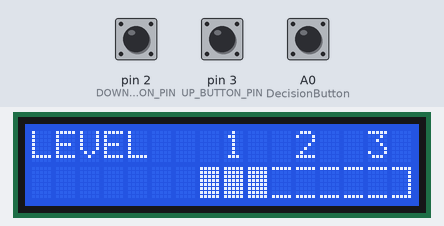
Simulated run of this sketch. Board: Arduino Uno, built with avr-gcc and run on an emulated ATmega328P. Parts: 16×2 character LCD. The inputs (shaded band) are chosen by the test bench; at power-on: A0 (DecisionButton) HIGH, pin 2 (DOWN_BUTTON_PIN) HIGH, pin 3 (UP_BUTTON_PIN) HIGH. Random numbers use the default seed unless the sketch sets one.

Above: at 1.2 s.
1.3 s: A0 (DecisionButton) pulled LOW for 1 s
At 2.5 s:
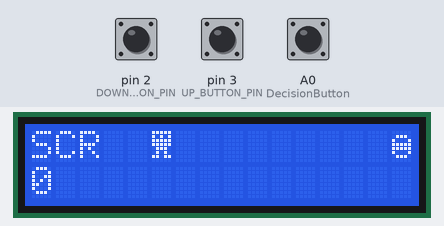
5.1 s: pin 2 (DOWN_BUTTON_PIN) pulled LOW for 0.15 s
At 5.5 s:
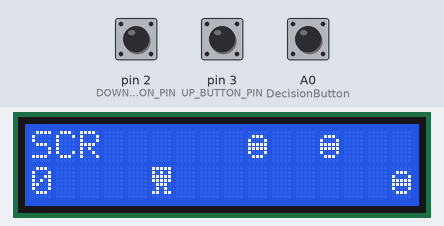
7.6 s: pin 3 (UP_BUTTON_PIN) pulled LOW for 0.15 s
At 10.0 s:
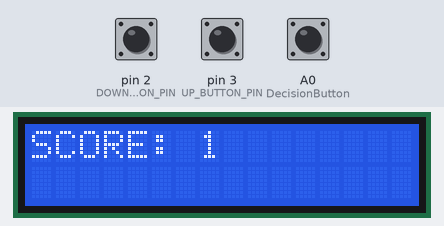
10.1 s: pin 2 (DOWN_BUTTON_PIN) pulled LOW for 1 s
At 13.5 s:
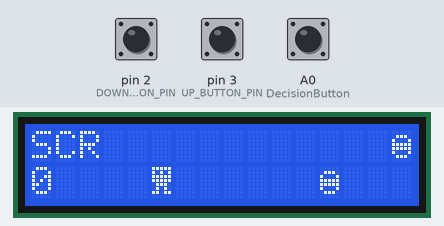
14.1 s: pin 3 (UP_BUTTON_PIN) pulled LOW for 1 s
At 14.5 s:
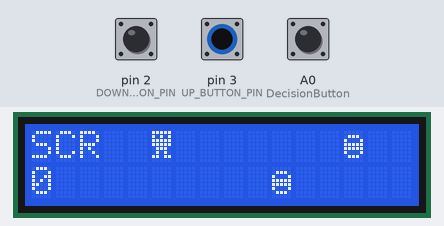
16.6 s: A0 (DecisionButton) pulled LOW for 0.15 s
At 18.4 s:
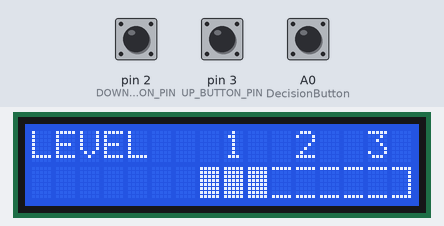
Timing chart, 0 to 19.7 s (numbered marks = the images above; inputs shaded):
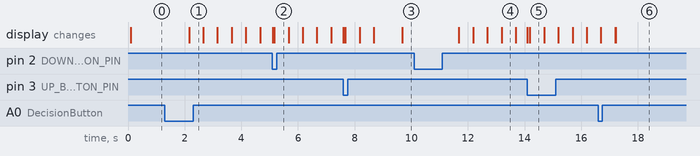

Measured:
- after the input at 1.3 s, the display: changes after 0.86 s (image 1)
- what the display in image 4 shows lasts 0.5 s, from 13.2 s to 13.7 s

The sketch:

game.ino
```cpp
#include <Arduino.h>
#include <LiquidCrystal.h>
#include <OneButton.h>

byte player[] = {  // custom character of a player
  B11111,
  B10101,
  B11111,
  B11111,
  B01110,
  B01010,
  B11011,
  B00000
};

byte enemy[] = {  // custom character of an enemy
  B00000,
  B01110,
  B10001,
  B11111,
  B11111,
  B10001,
  B01110,
  B00000
};

byte topBottom[] = {
  B11111,
  B00000,
  B00000,
  B00000,
  B00000,
  B00000,
  B00000,
  B11111
};

byte topLeftBottom[] = {
  B11111,
  B10000,
  B10000,
  B10000,
  B10000,
  B10000,
  B10000,
  B11111
};

byte topRightBottom[] = {
  B11111,
  B00001,
  B00001,
  B00001,
  B00001,
  B00001,
  B00001,
  B11111
};

byte full[] = {
  B11111,
  B11111,
  B11111,
  B11111,
  B11111,
  B11111,
  B11111,
  B11111
};

const int PLAYER_CHAR = 1;
const int ENEMY_CHAR = 2;
const int TOP_BOTTOM = 3;
const int TOP_LEFT_BOTTOM = 4;
const int TOP_RIGHT_BOTTOM = 5;
const int FULL = 6;

const int RS = 12, EN = 11, D4 = 9, D5 = 8, D6 = 7, D7 = 6;
LiquidCrystal lcd(RS, EN, D4, D5, D6, D7);
OneButton DecisionButton(A0, true);

const int UP_BUTTON_PIN = 3, DOWN_BUTTON_PIN = 2;

void setup() {
  lcd.begin(16, 2);  // Initialize the LCD with 16 columns and 2 rows

  // create custom player, enemy, and level appearance
  lcd.createChar(PLAYER_CHAR, player);
  lcd.createChar(ENEMY_CHAR, enemy);
  lcd.createChar(TOP_BOTTOM, topBottom);
  lcd.createChar(TOP_LEFT_BOTTOM, topLeftBottom);
  lcd.createChar(TOP_RIGHT_BOTTOM, topRightBottom);
  lcd.createChar(FULL, full);

  // set up buttons
  pinMode(UP_BUTTON_PIN, INPUT_PULLUP);
  pinMode(DOWN_BUTTON_PIN, INPUT_PULLUP);
  attachInterrupt(digitalPinToInterrupt(UP_BUTTON_PIN), handleUp, CHANGE);
  attachInterrupt(digitalPinToInterrupt(DOWN_BUTTON_PIN), handleDown, CHANGE);
  DecisionButton.attachClick(handleDecisionOneClick);
  DecisionButton.attachDoubleClick(handleDecisionDoubleClick);
  DecisionButton.attachLongPressStart(handleDecisionLongPress);

  setUpEnemies();

  lcd.setCursor(0, 0);
}

bool gameStarted = false;

void loop() {
  DecisionButton.tick();
  if (gameStarted) {
    moveUser();

    detectCollisions();

    displayScore();

    spawnEnemy();

    moveEnemies();
  } else {
    displayLevelChoice();
  }
}

int level = 1;
const int STARTING_CURSOR_X = 7;
const int LEVEL_SPACE = 3;
const int MAXIMUM_X = 15;
int i = STARTING_CURSOR_X;

void displayLevelChoice() {
  lcd.setCursor(0, 0);
  lcd.print("LEVEL");

  lcd.setCursor(STARTING_CURSOR_X, 0);
  lcd.print(" 1  2  3 ");
  displayLevelBar(i);
  i++;
  if (i > MAXIMUM_X) {
    i = STARTING_CURSOR_X;
  }
}

void displayLevelBar(int i) {
  lcd.setCursor(i, 1);
  if (i < (level * LEVEL_SPACE) + STARTING_CURSOR_X) {
    lcd.write(FULL);
  } else if (i < MAXIMUM_X) {
    lcd.write(TOP_BOTTOM);
  } else {
    lcd.write(TOP_RIGHT_BOTTOM);
  }
}

int score = 0;
void displayScore() {
  lcd.setCursor(0, 0);
  lcd.print("SCR");
  lcd.setCursor(0, 1);
  lcd.print(score);
}

int playerX = 5;
int playerY = 0;
long timeFromLastMove = 0;
long clearRefreshRate = 100;

void moveUser() {
  // clear previous position
  long currentTime = millis();
  if (currentTime - timeFromLastMove < clearRefreshRate) {
    lcd.setCursor(playerX, !playerY);
    lcd.print(' ');
    timeFromLastMove = 0;
  }

  // print current position of player
  lcd.setCursor(playerX, playerY);
  lcd.write(PLAYER_CHAR);
}


const int MAX_ENEMIES = 6;
int enemies[MAX_ENEMIES][2];
int startingEnemies[MAX_ENEMIES][2];

void setUpEnemies() {

  for (int i = 0; i < MAX_ENEMIES; i++) {
    enemies[i][0] = MAXIMUM_X + 1;
    enemies[i][1] = random(2);
    startingEnemies[1][0] = MAXIMUM_X + 1;
    startingEnemies[1][1] = random(2);
  }
}

int startingEnemyRefreshRate = 500;
long previousMillisEnemy = 0;
long moveEnemyRefreshRate = startingEnemyRefreshRate;
const int SPAWN_GAP = 3;
bool addedScore = false;
int enemiesAlive = 0;
int enemiesMoving = 0;

void moveEnemies() {
  long currentMillis = millis();

  if (currentMillis - previousMillisEnemy > moveEnemyRefreshRate) {
    for (int i = 0; i < enemiesMoving; i++) {
      printCurrentEnemyPosition(i);
      lcd.print(' ');

      enemies[i][0]--;
      if (enemies[i][0] < playerX - 2) {
        clearPreviousEnemyPosition(i);  // this is to clear the enemy right after it passes the player
        addScore();
      }

    }

    previousMillisEnemy = currentMillis;
  }
}

void printCurrentEnemyPosition(int i) {
  lcd.setCursor(enemies[i][0], enemies[i][1]);
  lcd.write(ENEMY_CHAR);
}

void clearPreviousEnemyPosition(int i) {
  if (enemies[i][0] < MAXIMUM_X) {
    lcd.setCursor((enemies[i][0] + 1), enemies[i][1]);
    lcd.print(' ');
  }
}

int scoreMultiplier = 1;
int scoreBreakpoint = 10;
const int SPEED_UP_RATE = 50;

void addScore() {
  if (!addedScore) {
    score = score + 1 * scoreMultiplier;  // this is to prevent adding score multiple times,
    addedScore = true;                    // because of different refresh rate for spawning enemy and moving enemy

    if (score != 0 && score % scoreBreakpoint == 0) {
      moveEnemyRefreshRate -= SPEED_UP_RATE;
      scoreMultiplier++;
    }
  }
}

long previousMillisSpawnEnemy = 0;

void spawnEnemy() {
  long currentMillis = millis();
  long spawnRefreshRate = moveEnemyRefreshRate * SPAWN_GAP;

  if (currentMillis - previousMillisSpawnEnemy > spawnRefreshRate) {
    if (enemiesAlive >= MAX_ENEMIES && enemies[0][0] < playerX) {
      enemiesAlive = 0;
    }
    int randomY = random(2);
    enemies[enemiesAlive][0] = MAXIMUM_X;
    enemies[enemiesAlive][1] = randomY;

    if (enemiesMoving < MAX_ENEMIES) {
      enemiesMoving++;
    }

    addedScore = false;
    enemiesAlive++;
    previousMillisSpawnEnemy = currentMillis;
  }
}

void detectCollisions() {
  for (int i = 0; i < enemiesMoving; i++) {
    if (enemies[i][0] == playerX && enemies[i][1] == playerY) {
      delay(500);

      displayLose();
      clearEnemies();
      clearGameVariables();

      delay(1000);
      lcd.clear();
      break;
    }
  }
}

void clearGameVariables() {
  score = 0;
  moveEnemyRefreshRate = startingEnemyRefreshRate;
  scoreMultiplier = 1;
}

void displayLose() {
  lcd.clear();
  lcd.setCursor(0, 0);
  lcd.print("YOU LOST!");
  delay(1000);
  lcd.clear();
  lcd.setCursor(0, 0);
  lcd.print("SCORE: ");
  lcd.print(score);
  delay(1000);
}

void clearEnemies() {
  enemiesAlive = 0;
  enemiesMoving = 0;
  for (int i = 0; i < MAX_ENEMIES; i++) {
    enemies[i][0] = startingEnemies[i][0];
    enemies[i][1] = startingEnemies[i][1];
  }
}


// buttons handling
void handleUp() {
  if (playerY - 1 >= 0) {
    playerY--;
  }
  timeFromLastMove = millis();
}

void handleDown() {
  if (playerY + 1 <= 1) {
    playerY++;
  }
  timeFromLastMove = millis();
}

// increase the level
void handleDecisionOneClick() {
  if (!gameStarted) {
    if (level + 1 <= 3) {
      level++;
    }
  } else {  // in game, this button returns to level choice
    lcd.clear();
    gameStarted = false;
    clearEnemies();
    clearGameVariables();
  }
}

// decrease the level
void handleDecisionDoubleClick() {
  if (level - 1 >= 1) {
    level--;
  }
}

const int LEVEL_1_REFRESH_RATE = 500;
const int LEVEL_2_REFRESH_RATE = 400;
const int LEVEL_3_REFRESH_RATE = 300;
const int LEVEL_1_SCORE_MULTIPLIER = 1;
const int LEVEL_2_SCORE_MULTIPLIER = 3;
const int LEVEL_3_SCORE_MULTIPLIER = 5;

// start game
void handleDecisionLongPress() {
  if (!gameStarted) {
    lcd.clear();
    gameStarted = true;
    switch (level) {
      case 1:
        startingEnemyRefreshRate = LEVEL_1_REFRESH_RATE;
        scoreMultiplier = LEVEL_1_SCORE_MULTIPLIER;
        break;
      case 2:
        startingEnemyRefreshRate = LEVEL_2_REFRESH_RATE;
        scoreMultiplier = LEVEL_2_SCORE_MULTIPLIER;
        break;
      case 3:
        startingEnemyRefreshRate = LEVEL_3_REFRESH_RATE;
        scoreMultiplier = LEVEL_3_SCORE_MULTIPLIER;
        break;
    }
  } else {  // in game, this button returns to level choice
    lcd.clear();
    gameStarted = false;
    clearEnemies();
    clearGameVariables();
  }
}
```
